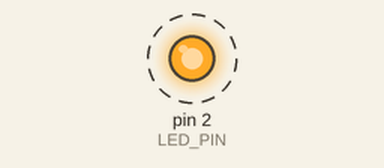
A sketch run on a simulated Arduino Uno, built with avr-gcc and run on an emulated ATmega328P. Shown: output pins drawn as LEDs (lit = HIGH). Dashed ring = blinking. What the sketch prints to the serial monitor is not drawn.

Above: at 0.2 s.
Timing chart, 0 to 3.0 s (numbered marks = the images above):
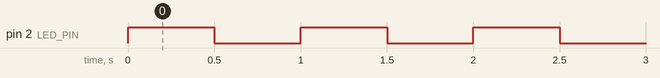

The sketch:

sample_onboard_LED.ino
```cpp
#include <Arduino.h>

#define LED_PIN 2

void setup() {
    Serial.begin(115200);

    pinMode(LED_PIN, OUTPUT);

    Serial.println("Treasure Hunter Starting!");
}

void loop() {
    digitalWrite(LED_PIN, HIGH);
    delay(500);

    digitalWrite(LED_PIN, LOW);
    delay(500);
}
```

Measured:
- by itself, pin 2 (LED_PIN): alternates HIGH for 0.50 s and LOW for 0.50 s
